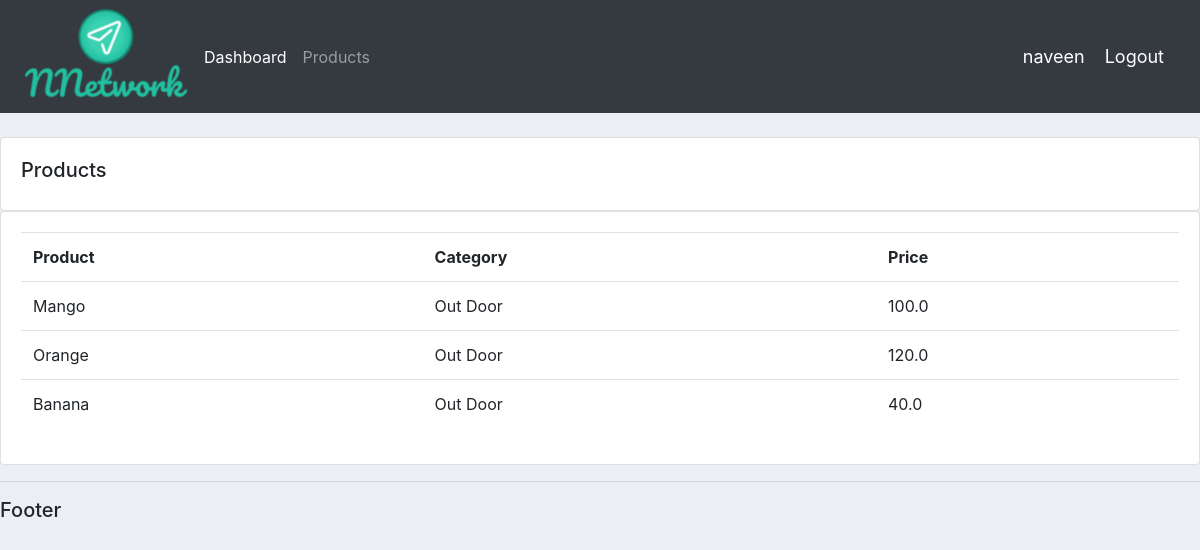
Screenshot of /products/ (signed in) with the database file from the repository.
### accounts/models.py (models this page shows, shortened)
class Product(models.Model):
    CATEGORY = (
        ('Indoor', 'Indoor'),
        ('Out Door', 'Out Door'),
    )
    name = models.CharField(max_length=200, null=True)
    price = models.FloatField(null=True)
    category = models.CharField(max_length=200, null=True, choices=CATEGORY)
    description = models.CharField(max_length=200, null=True, blank=True)  # blank=True which means not mandatory option
    date_created = models.DateTimeField(auto_now_add=True, null=True)
    tags = models.ManyToManyField(Tag)

### accounts/views.py (the view)
# urls.py: path('products/', views.products, name='products'),
@login_required(login_url='login')  # restrict this page without login
def products(request):
    products = Product.objects.all()
    return render(request, 'accounts/products.html', {'products': products})

### accounts/templates/accounts/products.html
{% extends 'accounts/base.html' %}
{% block content %}
		<br>
		<div class="row">
			<div class="col-md">
				<div class="card card-body">
					<h5>Products</h5>
				</div>
				<div class="card card-body">
					<table class="table">
						<tr>
							<th>Product</th>
							<th>Category</th>
							<th>Price</th>
						</tr>
						{% for i in products %}
							<tr>
								<td>{{i.name}}</td>
								<td>{{i.category}}</td>
								<td>{{i.price}}</td>
							</tr>
						{% endfor %}
					</table>
				</div>
			</div>
		</div>
{% endblock %}

### accounts/templates/accounts/navbar.html (shortened to what this page needs)
{% load static %}
<nav class="navbar navbar-expand-lg navbar-dark bg-dark">
  <img src="{% static 'images/logo.png' %}">
  <div class="collapse navbar-collapse" id="navbarNav">
    <ul class="navbar-nav">
      <li class="nav-item active">
        <a class="nav-link" href="{% url 'home' %}">Dashboard <span class="sr-only">(current)</span></a>
      </li>
      <li class="nav-item">
        <a class="nav-link" href="{% url 'products' %}">Products</a>
      </li>
    </ul>
  </div>
<span class="name_logout" >{{ request.user }}</span>
<span > <a class="name_logout" href="{% url 'logout' %}">Logout</a></span>
</nav>

### static/css/main.css (style rules this page uses)
body { background-color: #ebeff5; }

### accounts/templates/accounts/navbar.html (style rules this page uses)
.name_logout { font-size: 18px; color: #fff; margin-right: 20px; }

### rows the page displays
Product: name "Mango", category "Out Door", price "100.0"
Product: name "Orange", category "Out Door", price "120.0"
Product: name "Banana", category "Out Door", price "40.0"

### other values shown
{{ request.user }} "naveen"
